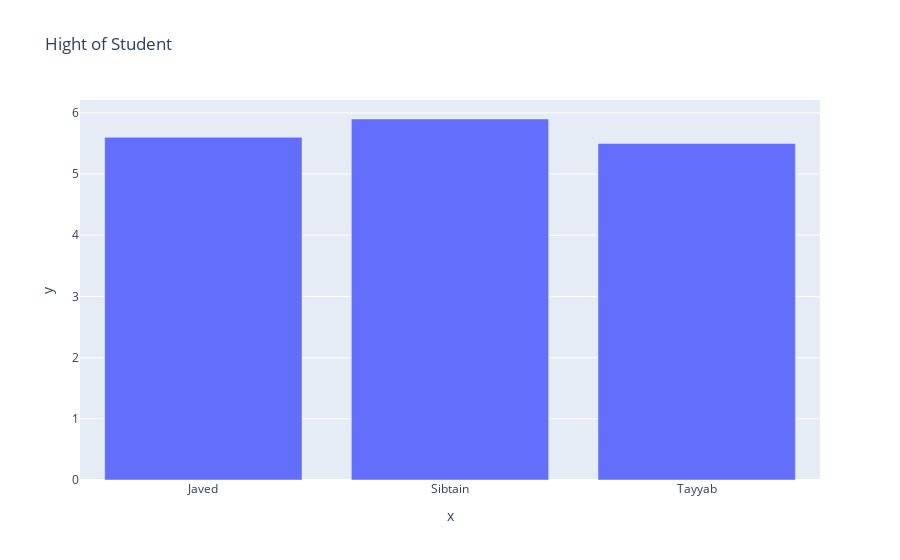

Notebook cell for this chart:
### Code cell
names = ['Javed', 'Sibtain', 'Tayyab']
hight = [5.6,5.9,5.5]

# import library
import plotly.express as px

# creat a plot   (bar chart)

fig = px.bar(x=names, y=hight, title='Hight of Student')

# show the fig
fig.show() 
# save the plot in png file
fig.write_image("./output/01_barplot.png")

# save as standalone html file
fig.write_html("./output/01_barplot.html")

### Figure 1 — Plotly figure (JSON) as saved in the notebook; plotly's stock layout.template omitted (floating-point values rounded to 4 significant figures)
{"data": [{"alignmentgroup": "True", "hovertemplate": "x=%{x}<br>y=%{y}<extra></extra>", "legendgroup": "", "marker": {"color": "#636efa", "pattern": {"shape": ""}}, "name": "", "offsetgroup": "", "orientation": "v", "showlegend": false, "textposition": "auto", "type": "bar", "x": ["Javed", "Sibtain", "Tayyab"], "xaxis": "x", "y": [5.6, 5.9, 5.5], "yaxis": "y"}], "layout": {"barmode": "relative", "legend": {"tracegroupgap": 0}, "title": {"text": "Hight of Student"}, "xaxis": {"anchor": "y", "domain": [0, 1], "title": {"text": "x"}}, "yaxis": {"anchor": "x", "domain": [0, 1], "title": {"text": "y"}}}}
